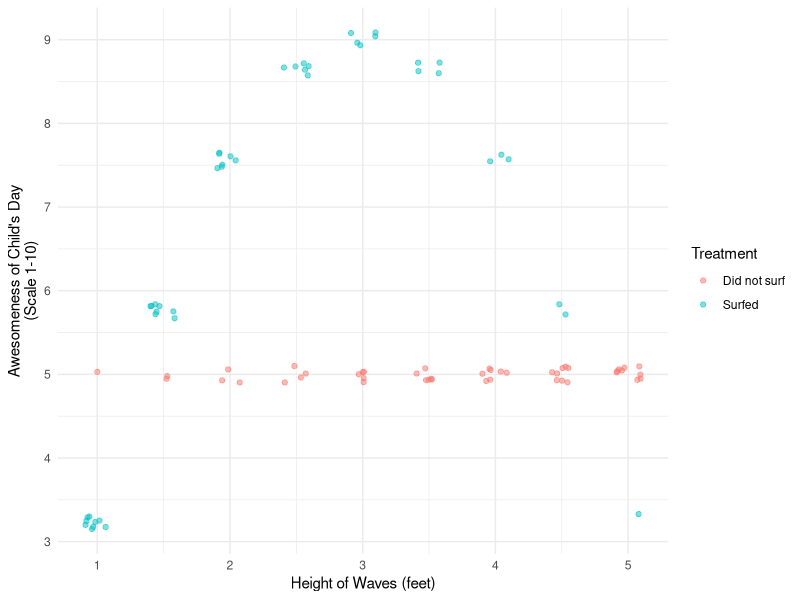
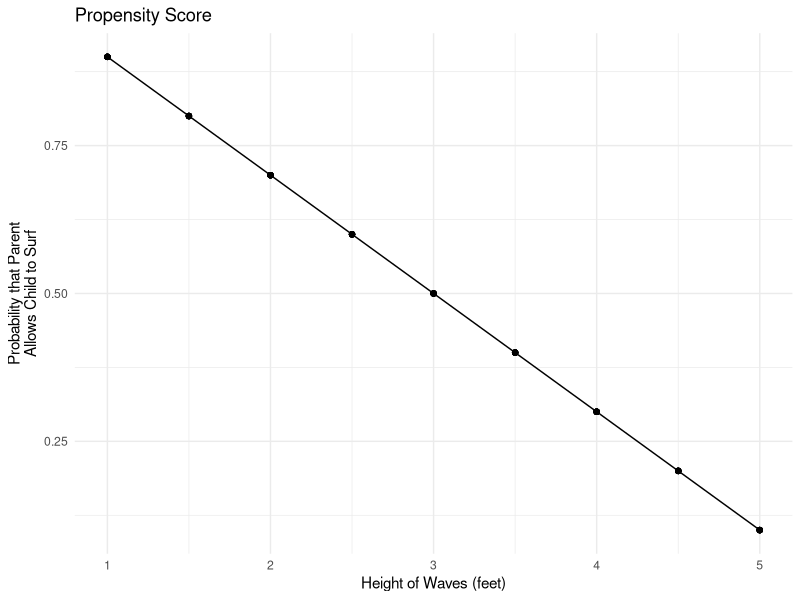
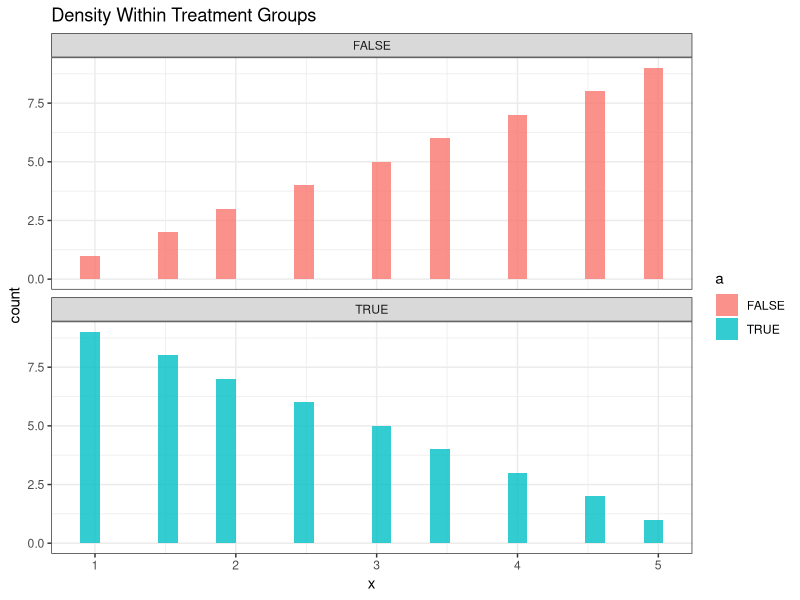
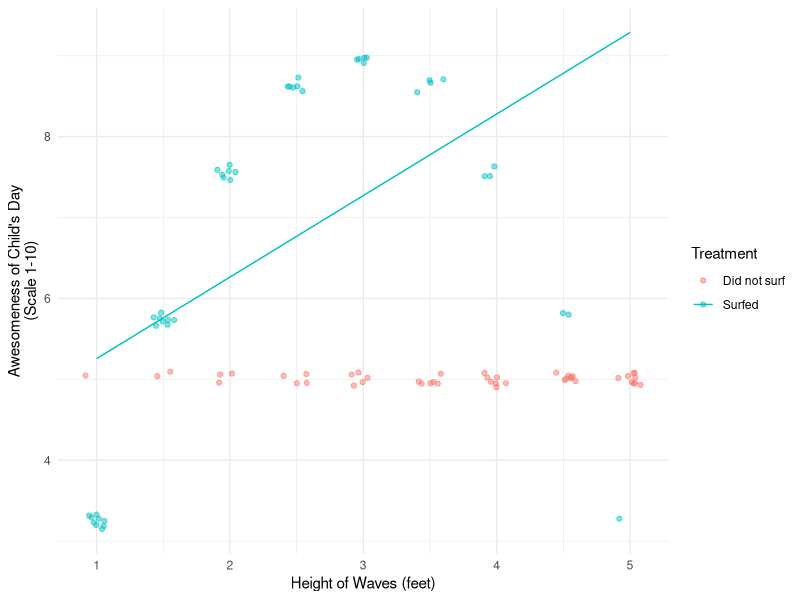
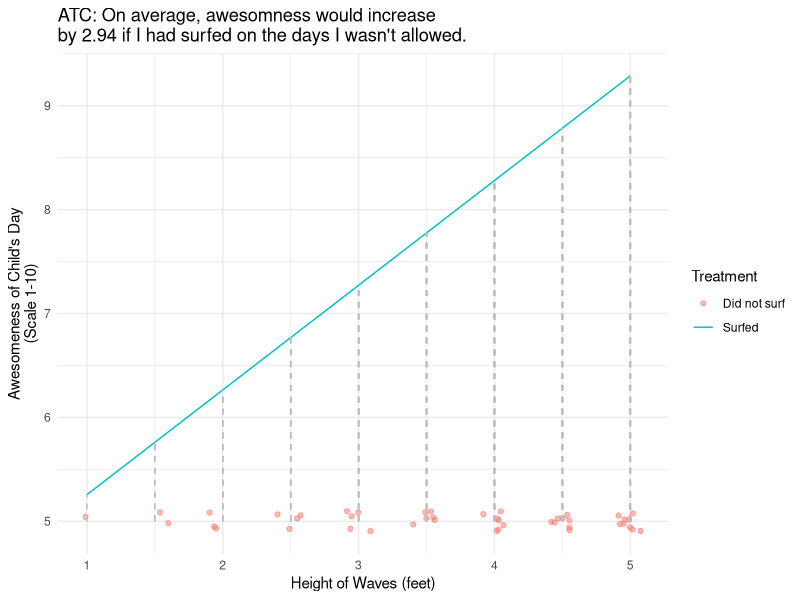
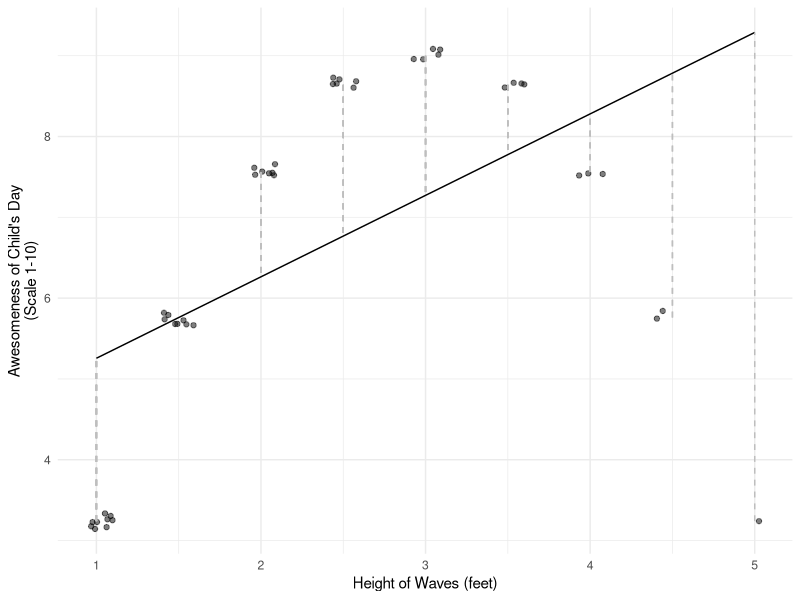
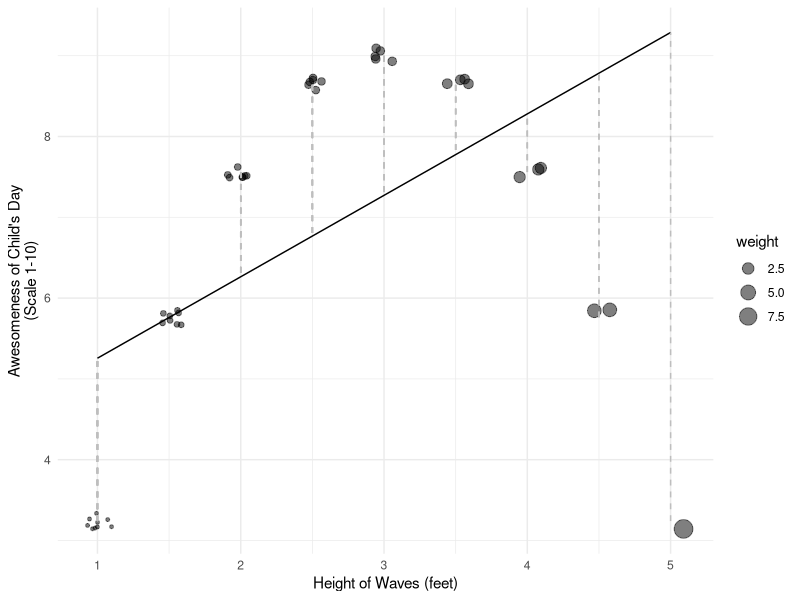
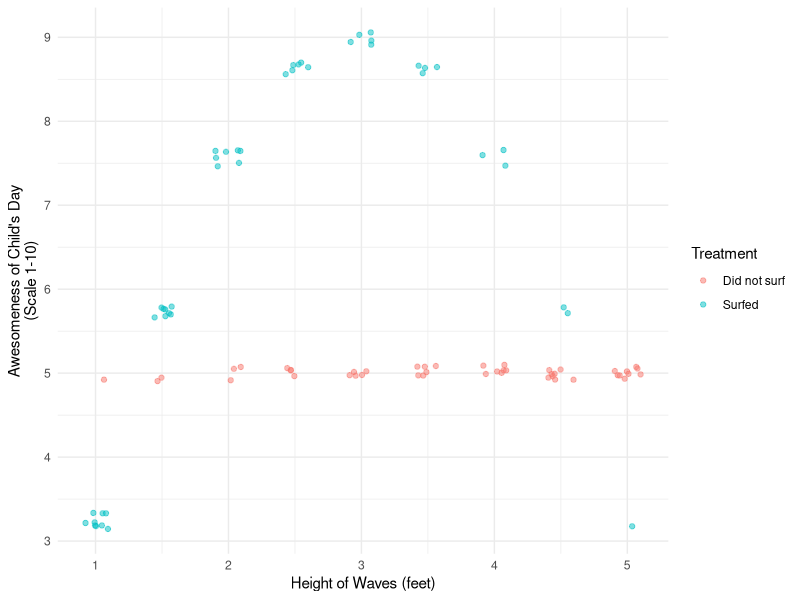

Reproduce these figures in R, in order. (Note: this script raises an error after producing the figures.)

# STREAMLINED ILLUSTRATE DOUBLE ROBUST

library(tidyverse)
theme_set(theme_minimal())

# More extreme DGP: Linear probabilities
data <- tibble(x = rep(1:9,1:9), a = F) |>
  bind_rows(tibble(x = rep(1:9,9:1), a = T)) |>
  group_by(x) |>
  mutate(
    pi = mean(a)
  ) |>
  ungroup() |>
  mutate(
    y1 = 9 - 9 * ((x - 5) / 5) ^ 2,
    y0 = 5,
    # Shift x to fit story of this DGP
    x = (x - 1) / 2 + 1,
    y = case_when(
      !a ~ y0,
      a ~ y1
    )
  )

data |>
  ggplot(aes(x = x, y = y, color = a)) +
  geom_jitter(width = .1, height = .1, alpha = .5) +
  scale_x_continuous(
    breaks = 1:10,
    name = "Height of Waves (feet)"
  ) +
  labs(
    y = "Awesomeness of Child's Day\n(Scale 1-10)"
  ) +
  scale_color_discrete(
    name = "Treatment",
    labels = c("Did not surf","Surfed")
  )
ggsave("figures/dr_y.pdf", height = 3, width = 5)

data |>
  ggplot(aes(x = x, y = pi)) +
  geom_line() +
  geom_point() +
  ggtitle("Propensity Score") +
  labs(
    x = "Height of Waves (feet)",
    y = "Probability that Parent\nAllows Child to Surf"
  )
ggsave("figures/dr_pscore.pdf", height = 3, width = 5)

data |>
  ggplot(aes(x = x, fill = a)) +
  geom_histogram(alpha = .8) +
  facet_wrap(~a, ncol = 1) +
  ggtitle("Density Within Treatment Groups") +
  theme_bw()

# Goal: ATC

to_predict_even_space <- tibble(x = seq(1,5,1))
fit1 <- lm(y ~ x, data = data |> filter(a))

fitted <- to_predict_even_space |>
  mutate(y = predict(
    fit1,
    newdata = to_predict_even_space
  )) |>
  mutate(set = "Best-fit line\nin observed data")

# Best-fit line among untreated
data |>
  ggplot(aes(x = x, y = y, color = a)) +
  geom_jitter(width = .1, height = .1, alpha = .5) +
  scale_x_continuous(
    breaks = 1:10,
    name = "Height of Waves (feet)"
  ) +
  labs(
    y = "Awesomeness of Child's Day\n(Scale 1-10)"
  ) +
  scale_color_discrete(
    name = "Treatment",
    labels = c("Did not surf","Surfed")
  ) + 
  # Add the fitted line
  geom_line(
    data = fitted |> mutate(a = TRUE)
  )

ggsave("figures/dr_bestFitLine.pdf", height = 3, width = 5)

# Visualize predicted effects
fitted <- data |>
  mutate(fitted = predict(fit1, newdata = data)) |>
  filter(!a)

atc_naive <- fitted |> summarize(atc_naive = mean(fitted - y))

fitted |>
  ggplot(aes(x = x, y = y, color = a)) +
  geom_jitter(width = .1, height = .1, alpha = .5) + 
  # Add the fitted line
  geom_line(
    data = fitted |> mutate(a = TRUE),
    aes(y = fitted)
  ) +
  geom_segment(aes(yend = fitted), linetype = "dashed", color = "gray") +
  scale_x_continuous(
    breaks = 1:10,
    name = "Height of Waves (feet)"
  ) +
  labs(
    y = "Awesomeness of Child's Day\n(Scale 1-10)"
  ) +
  scale_color_discrete(
    name = "Treatment",
    labels = c("Did not surf","Surfed")
  ) +
  ggtitle(paste(
    "ATC: On average, awesomness would increase\nby",
    round(atc_naive,2),
    "if I had surfed on the days I wasn't allowed."
  ))

ggsave("figures/dr_predictedeffects.pdf", height = 3, width = 5)

# Weighted errors
observed_error <- data |>
  mutate(fitted = predict(fit1, newdata = data)) |>
  filter(a) |>
  mutate(weight = (1 - pi) / pi)

observed_error |>
  ggplot(aes(x = x, y = y)) +
  geom_jitter(width = .1, height = .1, alpha = .5) + 
  # Add the fitted line
  geom_line(
    data = fitted,
    aes(y = fitted)
  ) +
  geom_segment(aes(yend = fitted), linetype = "dashed", color = "gray") +
  scale_x_continuous(
    breaks = 1:10,
    name = "Height of Waves (feet)"
  ) +
  labs(
    y = "Awesomeness of Child's Day\n(Scale 1-10)"
  ) +
  scale_color_discrete(
    name = "Treatment",
    labels = c("Did not surf","Surfed")
  )
ggsave("figures/dr_observedError.pdf", height = 3, width = 5)

observed_error |>
  ggplot(aes(x = x, y = y)) +
  geom_jitter(aes(size = weight), width = .1, height = .1, alpha = .5) + 
  # Add the fitted line
  geom_line(
    data = fitted,
    aes(y = fitted)
  ) +
  geom_segment(aes(yend = fitted), linetype = "dashed", color = "gray") +
  scale_x_continuous(
    breaks = 1:10,
    name = "Height of Waves (feet)"
  ) +
  labs(
    y = "Awesomeness of Child's Day\n(Scale 1-10)"
  ) +
  scale_color_discrete(
    name = "Treatment",
    labels = c("Did not surf","Surfed")
  )
ggsave("figures/dr_observedErrorWeighted.pdf", height = 3, width = 5)

# Note weighted average error for slides
observed_error |>
  summarize(weighted_average_error = weighted.mean(fitted - y, w = weight))


# Calculate true ATT
att <- data |>
  filter(a) |>
  summarize(att = mean(y1 - y0)) |>
  print()

# Calculate model-based estimate
treated_predicted <- data |>
  filter(a) |>
  mutate(
    yhat0 = predict(fit0, newdata = data |> filter(a))
  )
att_outcome_model <- treated_predicted |>
  summarize(estimate = mean(y - yhat0)) |>
  print()

# Calculate errors
true_errors <- data |>
  mutate(yhat0 = predict(fit0, newdata = data)) |>
  mutate(error = yhat0 - y0)

true_errors |>
  group_by(a) |>
  summarize(mse0 = mean((yhat0 - y0) ^ 2))

# Calculate a weighted MSE
fit_a <- glm(a ~ x, data = data)
true_errors_weighted <- true_errors |>
  mutate(
    propensity_score = predict(fit_a),
    weight = case_when(
      a == 1 ~ 1,
      a == 0 ~ propensity_score / (1 - propensity_score)
    )
  )
true_errors_weighted |>
  group_by(a) |>
  summarize(weighted_mse = weighted.mean(
    (yhat0 - y0) ^ 2,
    w = weight
  ))

# Calculate a weighted average error
weighted_average_error <- true_errors_weighted |>
  group_by(a) |>
  summarize(weighted_mean_error = weighted.mean(
    yhat0 - y0,
    w = weight
  ))

# Calculate a corrected estimate
att_outcome_model |>
  mutate(
    correction = weighted_average_error |>
      filter(!a) |>
      pull(weighted_mean_error)
  ) |>
  mutate(corrected = estimate + correction)

att
